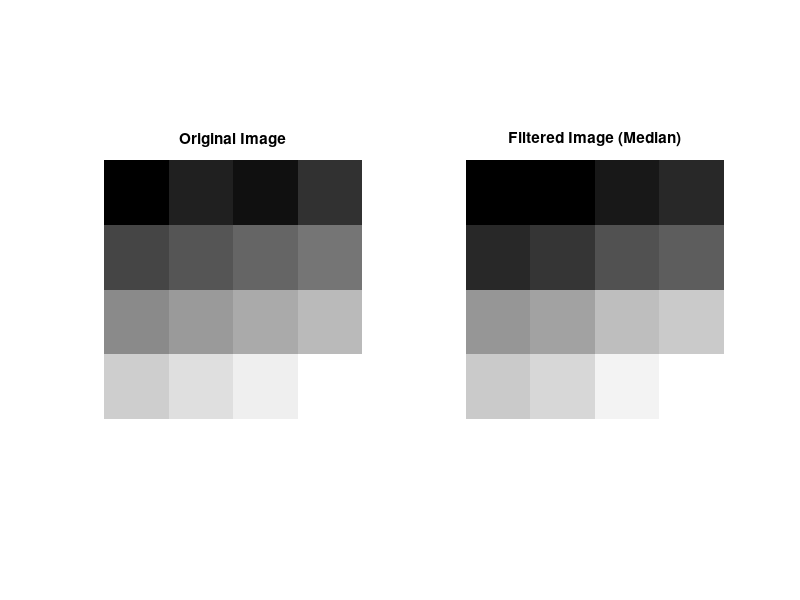

Write MATLAB code to recreate this figure.
% Input image (example)
image = [
    1, 3, 2, 4;
    5, 6, 7, 8;
    9, 10, 11, 12;
    13, 14, 15, 16
];

% Filter parameters
windowSize = 3;  % Define the size of the window
[rows, cols] = size(image);  % Get the size of the image
filteredImage = zeros(rows, cols);  % Initialize the filtered image

% Apply the median filter manually
for i = 1:rows
    for j = 1:cols
        % Define the window range for both rows and columns
        rowStart = max(1, i - floor(windowSize / 2));
        rowEnd = min(rows, i + floor(windowSize / 2));
        colStart = max(1, j - floor(windowSize / 2));
        colEnd = min(cols, j + floor(windowSize / 2));
        
        % Extract the window from the image
        window = image(rowStart:rowEnd, colStart:colEnd);
        
        % Calculate the median for the window
        filteredImage(i, j) = median(window(:));  % Flatten the window and calculate median
    end
end

% Display the original and filtered image
figure;

subplot(1, 2, 1);
imshow(image, []);  % Display the original image as grayscale
title('Original Image');

subplot(1, 2, 2);
imshow(filteredImage, []);  % Display the filtered image as grayscale
title('Filtered Image (Median)');
